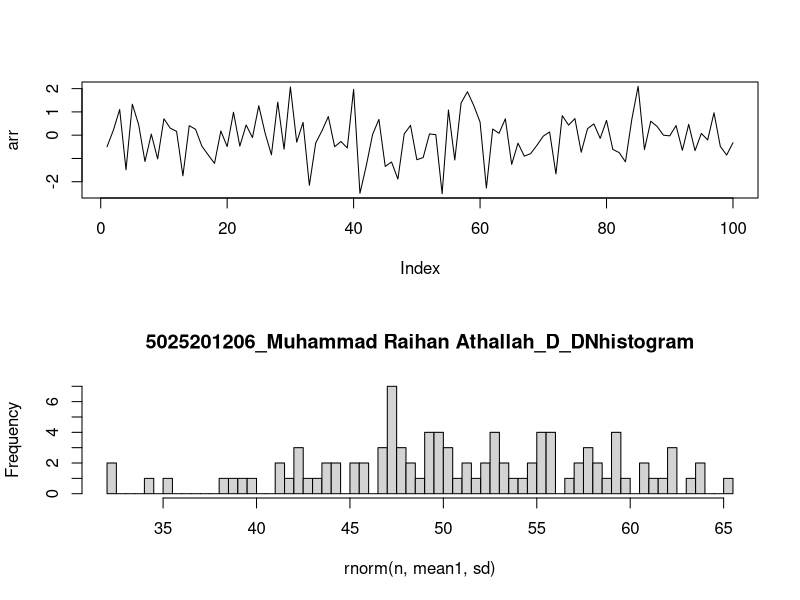

Write the R code that produced this figure.
#NOMOR 6A
par(mfrow = c(2,1))
n <- 100
mean1 <- 50
x1 <- 0
x2 <- 0
sd <- 8

data <- rnorm(n=n,mean=mean1,sd=sd)
arr <- c()

for(i in data){
  z <- (i - mean1)/sd
  arr <- append(arr,z)
  
  if(i < mean1){
    x1 <- x1+1
  }
  else{
    x2 <- x2+1
  }
}
hasil <- plot(arr,type='l')

#NOMOR 6B
histogram = hist(rnorm(n,mean1,sd),breaks = 50, main = "5025201206_Muhammad Raihan Athallah_D_DNhistogram")
varian = sd*sd
varian